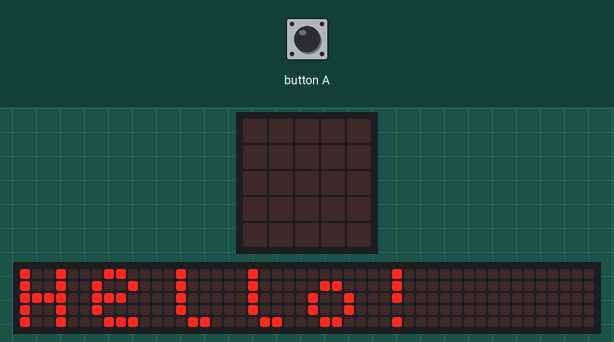
Bench run of a program on a simulated BBC micro:bit (MakeCode). Parts: the board's 5×5 LED display, a strip that is not on the board, showing the scrolling text unrolled. Inputs (shaded band) come from the test bench. Random numbers come from a fixed seed; the 48×5 strip is a reading aid, not a part: it shows the text the display is scrolling, unrolled, one strip-width of it at a time.

Above: at 5.6 s.
7.6 s: button A pressed for 0.15 s
At 8.3 s:
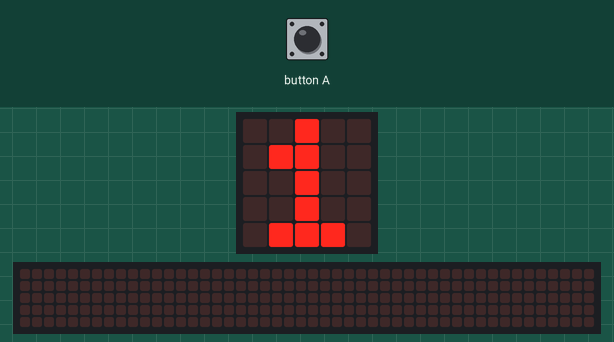
9.2 s: button A pressed for 0.15 s
At 10.7 s:
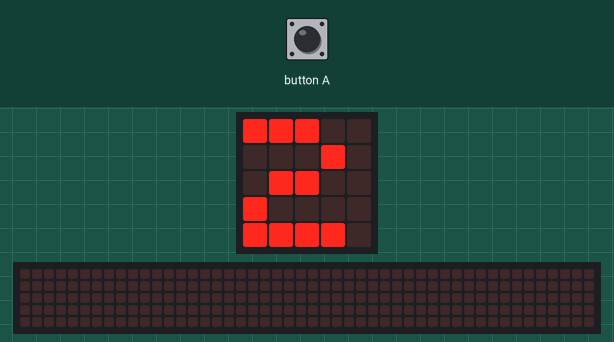
Timing chart, 0 to 12.2 s (numbered marks = the images above; inputs shaded):
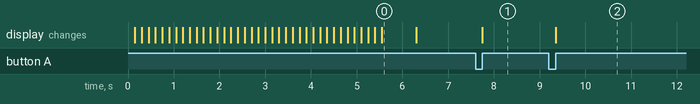

The program:

main.ts
```typescript
input.onButtonPressed(Button.A, function () {
    if (randint(0, 2) == "0") {
        basic.showString("1")
        basic.pause(200)
    } else if (randint(0, 2) == "2") {
        basic.showString("3")
        basic.pause(200)
    } else {
        basic.showString("2")
        basic.pause(200)
    }
})
basic.showString("Hello!")
basic.forever(function () {

})
```

test.ts
```typescript
// 在這裡測試；當此封包作為擴充功能時，將不會編譯此內容。
```

Measured:
- after the input at 7.6 s, the display: changes after 0.15 s (image 1)
- after the input at 9.2 s, the display: changes after 0.15 s (image 2)
- what the display in image 0 shows lasts 0.7 s, from 5.6 s to 6.3 s
